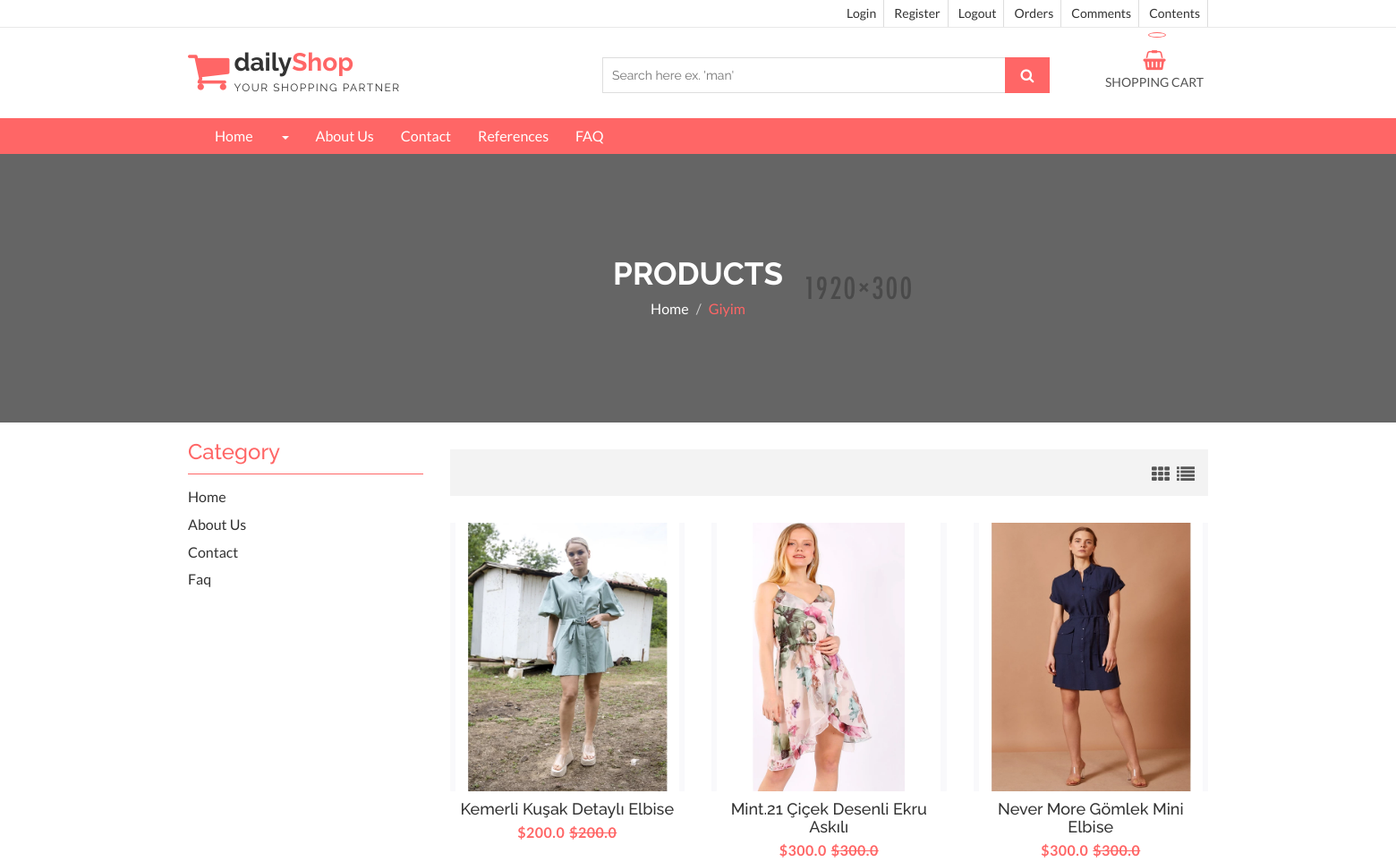
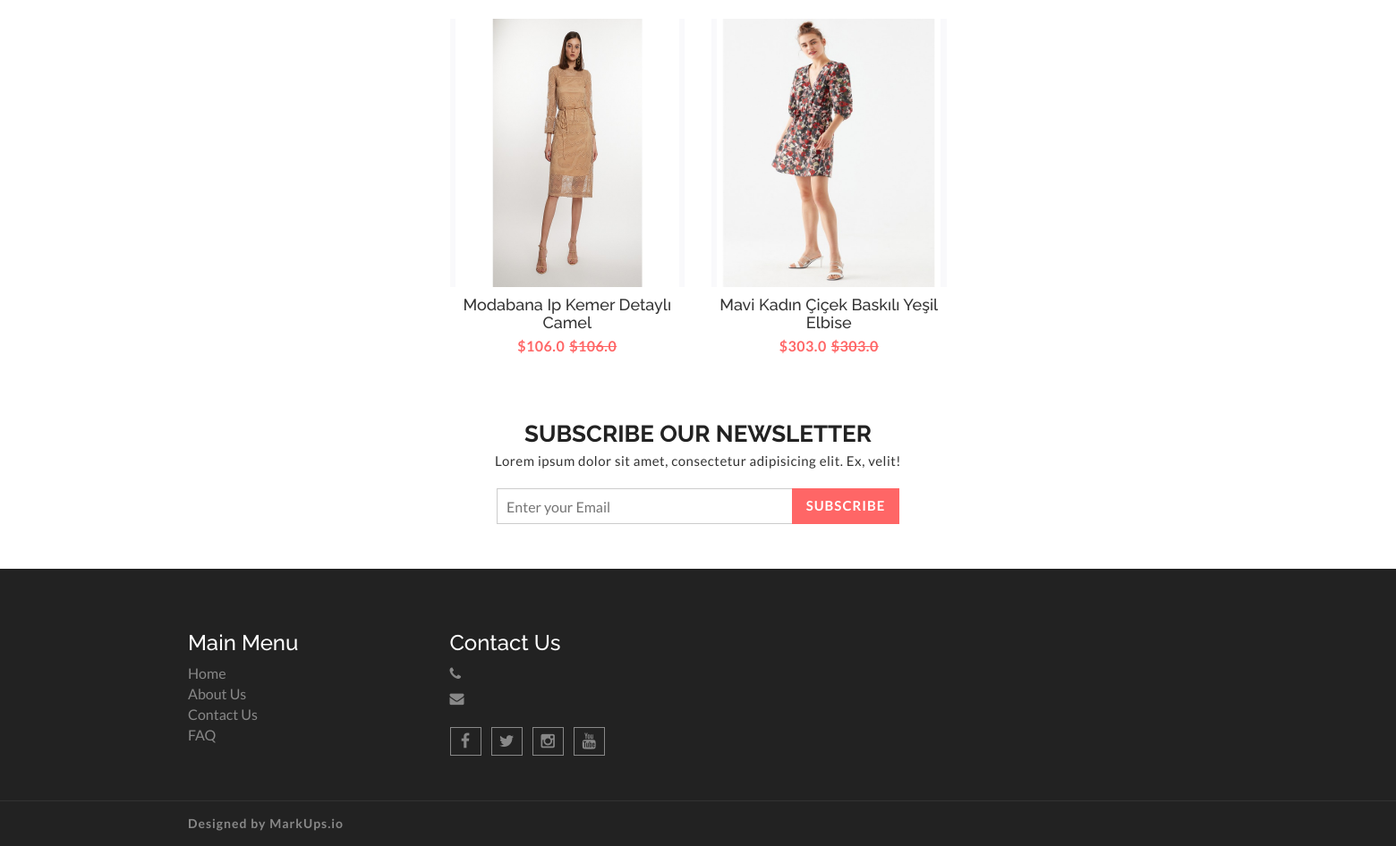
/category/5/giyim/, run on the app's committed database (2 pictures, top to bottom).
### product/models.py (models this page shows, shortened)
class Category(MPTTModel):
    STATUS = (
        ('True','Evet'),
        ('False','Hayır'),
    )
    title = models.CharField(max_length=100,blank=True)
    keywords = models.CharField(max_length=255,blank=True)
    description = models.CharField(max_length=255,blank=True)
    image = models.ImageField(blank=True,upload_to='images/')
    status = models.CharField(max_length=10,choices=STATUS)
    slug = models.SlugField(unique=True,null=False)
    parent = TreeForeignKey('self',blank=True,null=True,related_name='children',on_delete=models.CASCADE)
    create_at = models.DateTimeField(auto_now_add=True)
    update_at = models.DateTimeField(auto_now=True)
    class MPTTMeta:
        order_insertion_by = ['title']

class Product(models.Model):
    STATUS = (
        ('True', 'Evet'),
        ('False', 'Hayır'),
    )
    user = models.ForeignKey(User,on_delete=models.CASCADE)
    category = models.ForeignKey(Category,on_delete=models.CASCADE) #relation with Category table  .. category_id .. CASCADE category id silindimi alt elemanlarıyla beraber sil demek.
    title = models.CharField(max_length=100,blank=True)
    slug = models.SlugField(unique=True,null=False)
    keywords = models.CharField(max_length=255,blank=True)
    description = models.CharField(max_length=255,blank=True)
    image = models.ImageField(blank=True,upload_to='images/')
    price = models.FloatField()
    amount = models.IntegerField()
    detail = RichTextUploadingField()
    status = models.CharField(max_length=10,choices=STATUS)
    create_at = models.DateTimeField(auto_now_add=True)
    update_at = models.DateTimeField(auto_now=True)
    def image_tag(self):
        if self.image:
            return mark_safe('<img src="{}" height="50"/>'.format(self.image.url))
        else:
            return ""
    image_tag.short_description = 'Image'

### home/views.py (the view)
# urls.py: path('category/<int:id>/<slug:slug>/', views.category_products, name='category_products'),
def category_products(request,id,slug):
    products = Product.objects.filter(category_id=id)
    category_data = Category.objects.get(pk=id)
    category = Category.objects.all()
    context = {'products':products,'category':category,'category_data':category_data}
    return render(request,'products.html',context)

### home/templates/products.html (shortened to what this page needs)
{% extends 'homebase.html' %}
{% block navbar %}
    {% include 'navbar.html' %}
{% endblock %}
{% block content %}
    {% load static %}
    <section id="aa-catg-head-banner">
        <img src="{% static 'img/fashion/fashion-header-bg-8.jpg' %}" alt="fashion img">
        <div class="aa-catg-head-banner-area">
            <div class="container">
                <div class="aa-catg-head-banner-content">
                    <h2>Products</h2>
                    <ol class="breadcrumb">
                        <li><a href="index.html">Home</a></li>
                        <li class="active">{{ category_data.title }}</li>
                    </ol>
                </div>
            </div>
        </div>
    </section>
    <section id="aa-product-category">
        <div class="container">
            <div class="row">
                <div class="col-lg-9 col-md-9 col-sm-8 col-md-push-3">
                    <div class="aa-product-catg-content">
                        <div class="aa-product-catg-head">
                            <div class="aa-product-catg-head-right">
                                <a id="grid-catg" href="#"><span class="fa fa-th"></span></a>
                                <a id="list-catg" href="#"><span class="fa fa-list"></span></a>
                            </div>
                        </div>
                        <div class="aa-product-catg-body">
                            <ul class="aa-product-catg">
                                {% for rs in products %}
                                    <li>
                                        <figure>
                                            <a class="aa-product-img" href="/product/{{ rs.id }}/{{ rs.slug }}"><img
                                                    src="{{ rs.image.url }}"
                                                    alt="polo shirt img" style="height: 300px; width: 250px;"></a>
                                            <figcaption>
                                                <h4 class="aa-product-title"><a
                                                        href="/product/{{ rs.id }}/{{ rs.slug }}">{{ rs.title }}</a>
                                                </h4>
                                                <span class="aa-product-price">${{ rs.price }}</span><span
                                                    class="aa-product-price"><del>${{ rs.price }}</del></span>
                                            </figcaption>
                                        </figure>
                                    </li>
                                {% endfor %}
                            </ul>
                        </div>
                    </div>
                </div>
                <div class="col-lg-3 col-md-3 col-sm-4 col-md-pull-9">
                    <aside class="aa-sidebar">
                        <div class="aa-sidebar-widget">
                            <h3>Category</h3>
                            <ul class="aa-catg-nav">
                                <li><a href="/">Home</a></li>
                                <li><a href="/aboutus">About Us</a></li>
                                <li><a href="/contact">Contact</a></li>
                                <li><a href="/faq">Faq</a></li>
                            </ul>
                        </div>
                    </aside>
                </div>
            </div>
        </div>
    </section>
    <section id="aa-subscribe">
        <div class="container">
            <div class="row">
                <div class="col-md-12">
                    <div class="aa-subscribe-area">
                        <h3>Subscribe our newsletter </h3>
                        <p>Lorem ipsum dolor sit amet, consectetur adipisicing elit. Ex, velit!</p>
                        <form action="" class="aa-subscribe-form">
                            <input type="email" name="" id="" placeholder="Enter your Email">
                            <input type="submit" value="Subscribe">
                        </form>
                    </div>
                </div>
            </div>
        </div>
    </section>
{% endblock %}

### home/static/css/theme-color/default-theme.css (style rules this page uses)
h2 { color: #ff6666; }
.aa-product-catg li .aa-product-price { color: #ff6666; }
#aa-subscribe .aa-subscribe-area .aa-subscribe-form input[type="submit"] { background: #ff6666 none repeat scroll 0 0; border: 1px solid #ff6666; }
#aa-catg-head-banner .aa-catg-head-banner-area .aa-catg-head-banner-content .breadcrumb .active { color: #ff6666; }
#aa-product-category .aa-sidebar .aa-sidebar-widget h3 { color: #ff6666; border-bottom: 1px solid #ff6666; }

### data on the page
Category: title "Giyim"
Product: image (picture), title "Kemerli Kuşak Detaylı Elbise", price "200.0"
Product: image (picture), title "Mint.21 Çiçek Desenli Ekru Askılı", price "300.0"
Product: image (picture), title "Never More Gömlek Mini Elbise", price "300.0"
Product: image (picture), title "Modabana Ip Kemer Detaylı Camel", price "106.0"
Product: image (picture), title "Mavi Kadın Çiçek Baskılı Yeşil Elbise", price "303.0"
